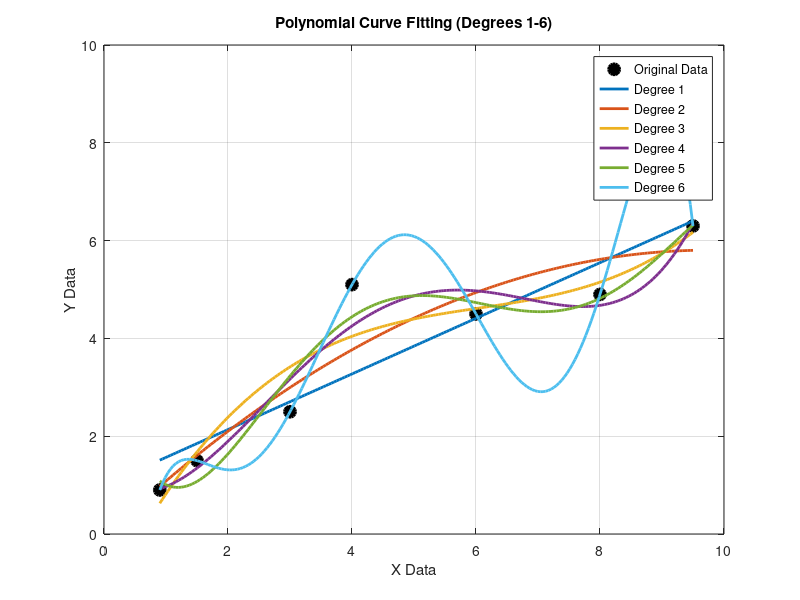

Recreate this plot in MATLAB.
clc; close all; clear all;

x_data = [0.9, 1.5, 3, 4, 6, 8, 9.5];
y_data = [0.9, 1.5, 2.5, 5.1, 4.5, 4.9, 6.3];

% 1. Create a smooth x array that spans your ENTIRE dataset (from 0.9 to 9.5)
x_fit = linspace(min(x_data), max(x_data), 200);

% 2. Plot the raw data exactly ONCE
figure;
plot(x_data, y_data, 'ko', 'MarkerSize', 8, 'LineWidth', 2, 'MarkerFaceColor', 'k'); 
hold on; % Keep the window open so everything layers together

% 3. Create a cell array to dynamically build the legend entries
legend_labels = {'Original Data'};

% 4. Loop through degrees 1 to 6 to fit, evaluate, and plot each curve
for i = 1:6
    p = polyfit(x_data, y_data, i);
    y_fit = polyval(p, x_fit);
    
    plot(x_fit, y_fit, 'LineWidth', 2); 
    
    % Append the degree label to our legend list
    legend_labels{end+1} = ['Degree ' num2str(i)];
end

% 5. Apply graph styles AFTER all data has been plotted
grid on;
xlabel('X Data');
ylabel('Y Data');
title('Polynomial Curve Fitting (Degrees 1-6)');
legend(legend_labels, 'Location', 'best');

hold off; % Release the plot
